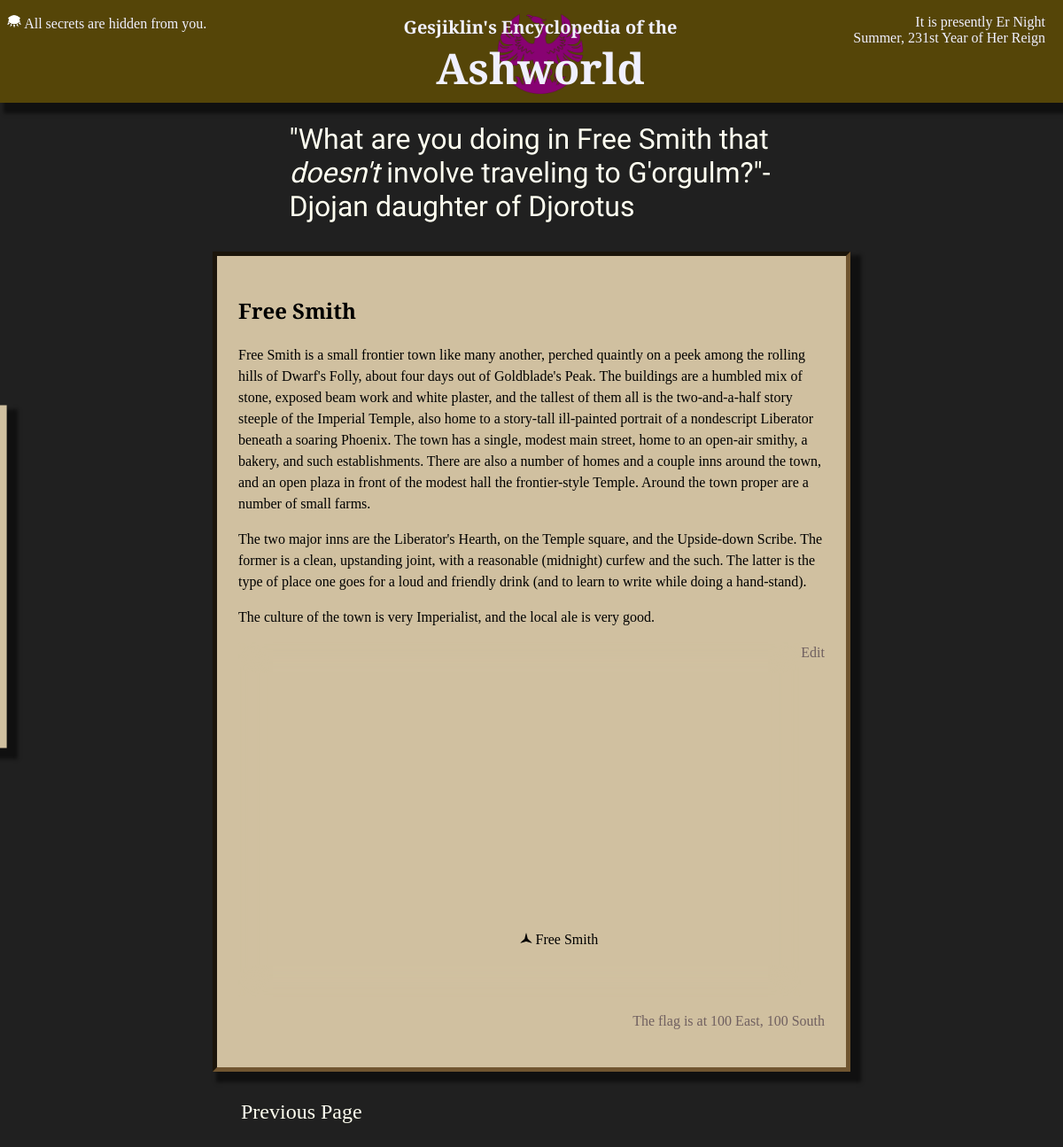
Screenshot of /Free Smith-info with the database file from the repository.
### wiki/models.py (models this page shows, shortened)
class InfoPage(models.Model):
    short_title = models.CharField(max_length = 64, primary_key=True)
    def title(self):
        return self.short_title #self.full_title if self.full_title else self.short_title
    def prev_page(self):
        return InfoPage.objects.get(next_page = self)
    def is_secret(self):
        return len(self.text) == 0 and len(InfoSecret.objects.filter(page = self))
    def map_location(self):
        return MapLocation.objects.get(page = self)
    quote = models.TextField(blank = True)
    text = models.TextField(blank = True)
    next_page = models.ForeignKey(to='self', on_delete=models.SET_NULL, null=True, blank=True)

class MapLocation(models.Model):
    page = models.ForeignKey(to=InfoPage, on_delete=models.SET_DEFAULT, default=InfoPage.objects.get(pk = 'Introduction').pk)
    def title(self):
        return self.page.title()
    note = models.TextField(max_length = 64, blank=True)
    LOC_TYPES = [
        ('village', 'Small Village or Town'),
        ('city', 'Major City'),
        ('region', 'General Region')
    ]
    loc_type = models.TextField(max_length = max(len(i) for i,_ in LOC_TYPES), choices = LOC_TYPES, default = LOC_TYPES[0][0])
    x = models.IntegerField()
    y = models.IntegerField()

### wiki/views.py (the view)
# urls.py: path('', views.index, name='index'),
def index(request, **kwargs):
    template_name = "wiki/index.html"
    context = base_context(request)
    short_title = kwargs['pagetitle'] if ('pagetitle' in kwargs) else 'Introduction'
    info = get_object_or_404(InfoPage, short_title=short_title)
    context['info'] = info
    return render(request, template_name, context)

### wiki/views.py (called while the page is built)
def base_context(request):
    context = {}
    context['show_secrets'] = request.session.get('show_secrets', False)
    context['locations'] = MapLocation.objects.all()
    return context

### wiki/templates/wiki/index.html (shortened to what this page needs)
{% load static %}
<!DOCTYPE HTML>
<html>
<head>
    <link rel="stylesheet" type="text/css" href="{% static 'wiki/style.css' %}"/>
    {% block head %}
    <link rel="stylesheet" type="text/css" href="{% static 'wiki/info.css' %}"/>
    {% endblock %}
</head>
<body>
<div class="title">
    <image src="{% static 'wiki/Phoenix.png' %}" alt=""/>
    <span><h2>Gesjiklin's Encyclopedia of the</h2><h1>Ashworld</h1></span>
    <p id="secrets" class="left">
        <a href="{% url 'togglesecrets' %}?return={{request.path}}">
            <img id={% if show_secrets %}"alt"{% else %}"main"{% endif %} src="{% static 'wiki/closedEye.png' %}" alt="" height="16"/>
            {% if show_secrets %}
                You are viewing all secrets.
            {% else %}
                All secrets are hidden from you.
            {% endif %}
        </a>
    </p>
    <p id="datetime" class="right">
        It is presently HOUR SECTION <br/>
        Summer, 231st Year of Her Reign
    </p>
</div>
<div class="titlebuffer"></div>
<div class="sidebar">
</div>
<div class="content">
    {% block content %}
    <p class="quote">
        {{ info.quote | safe}}
    </p>
    <div class="textbox">
        <h2>
            {% if info.is_secret and not show_secrets %}
                <spawn class="secret">There are only secrets here.</span>
            {% else %}
                {{ info.title | safe }}
            {% endif %}
        </h2>
        <p>
            {{ info.text | safe }}
        </p>
        <a class="edit" href="{% url 'admin:wiki_infopage_change' info.pk %}">Edit</a>
        {% if info.map_location %}
            {% include 'wiki/map.html' %}
        {% endif %}
    </div>
    {% if info.prev_page %}
        <a id="prev" class="pageturn" href="{% url 'info' info.prev_page.pk %}">Previous Page</a>
    {% endif %}
    {% endblock %}
</div>
</body>
</html>

### wiki/templates/wiki/map.html (shortened to what this page needs)
{% load static %}
<link rel="stylesheet" href="{% static 'wiki/map.css' %}"/>
<div class="mapcontainer">
    <div id="worldmap" class="map pannable">
        {% for location in locations %}
            <a class="maplocation mapsticky map{{location.loc_type}} matchbackground" href="{% url 'info' location.page.pk %}"
                style="top: {{ location.y }}px; left: {{ location.x }}px ">
                <image src="
                    {% if location.loc_type == 'city' %}
                        {% static 'wiki/city.png' %}
                    {% else %}
                        {% static 'wiki/village.png' %}
                    {% endif %}
                "/>
                {{ location.title }}
                <br/>
            </a>
        {% endfor %}
    </div>
    <div class="blurededge matchcolortoback"></div>
</div>
<p class="note">The flag is at <span id="markerx">100</span> East, <span id="markery">100</span> South</p>

### wiki/static/wiki/style.css (style rules this page uses)
body { padding: 0%; margin: 0%; background-color: #202020; }
.title { position: fixed; top: 0; left: 0; width: 100%; margin: 0%; padding: 10px; background: #554508; text-align: center; }
.title, .title a { color: #f0f0ff; }
.title, .titlebuffer { height: 6em; }
.title img { max-height: 100%; }
.title span { position: absolute; top: 0; left: 50%; transform: translate(-50%, 0%); }
.title h2 { margin-bottom: 0%; font-size: 1.25em; }
.title h1 { margin-top: 0%; margin-bottom: 8px; font-size: 3em; }
.title h1, h2, .sidebar a { font-family: 'Cinzel Decorative', cursive; }
.title p { position: absolute; top: 0; padding: 0px 8px; }
.title p.right { text-align: right; right: 2em; }
.title p.left { text-align: left; left: 0; }
.title p img#main, .title p:hover img#alt { display: inline; }
.content { padding: 10px 20%; color: #fffff0; }
.content .quote, .content .quoteauthor { font-family: 'Tangerine', cursive; padding-left: 12%; padding-right: 12%; }
.content .quote { font-size: 2em; }
.content .textbox { color: #000000; padding: 24px; border-style: inset; border-color: #705530; border-width: 5px; line-height: 1.5; }
.sidebar { position: absolute; left: 0; top: 50%; padding: 16px; padding-top: inherit; width: 10%; max-width: 10em; overflow: hidden; transform: translate(-95%, -50%); transition: transform 1s; }
a { text-decoration: none; color: #000000; }
.title, .content .textbox, .sidebar { box-shadow: 8px 8px 4px 4px #00000080; }
.sidebar, .content .textbox, .content .textbox .matchbackground { background-color: #d0c0a0; }
.content .textbox .matchcolortoback { color: #d0c0a0; }

### wiki/static/wiki/info.css (style rules this page uses)
.edit, .pageturn { font-family: 'Cinzel Decorative', cursive; text-decoration: none; }
#next.pageturn, .edit { float: right; }
.edit { color: #706060; }
.pageturn { color: inherit; padding: 32px 32px; font-size: 1.5em; }
#prev.pageturn { float: left; }

### wiki/static/wiki/map.css (style rules this page uses)
.mapcontainer { position: relative; overflow: hidden; height: 50vh; }
.map { position: relative; margin: 0 0; width: 1500px; object-fit: cover; }
.mapsticky { position: absolute; top: 100px; left: 100px; }
.blurededge { position: absolute; width: 100%; height: 100%; top: 0; left: 0; box-shadow: 0 0 16px 16px inset; pointer-events: none; }
.note { color: #706060; text-align: right; }
.mapcity { font-size: 1.2em; }

### rows the page displays
InfoPage: quote "\"What are you doing in Free Smith that doesn't involve traveling to G'orgulm?\" -Djojan daughter of Djorotus", title "Free Smith", text "Free Smith is a small frontier town like many another, perched quaintly on a peek among the rolling hills of Dwarf's Folly, about four days out of Goldblade's Peak. The buildings are a humbled mix of stone, exposed beam work and white plaster, and the tallest of them all is the two-and-a-half story steeple of the Imperial Temple, also home to a story-tall ill-painted portrait of a nondescript Liberator beneath a soaring Phoenix. The town has a single, modest main street, home to an open-air smithy, a bakery, and such establishments. There are also a number of homes and a couple inns around the town, and an open plaza in front of the modest hall the frontier-style Temple. Around the town…"
MapLocation: title "Free Smith"
